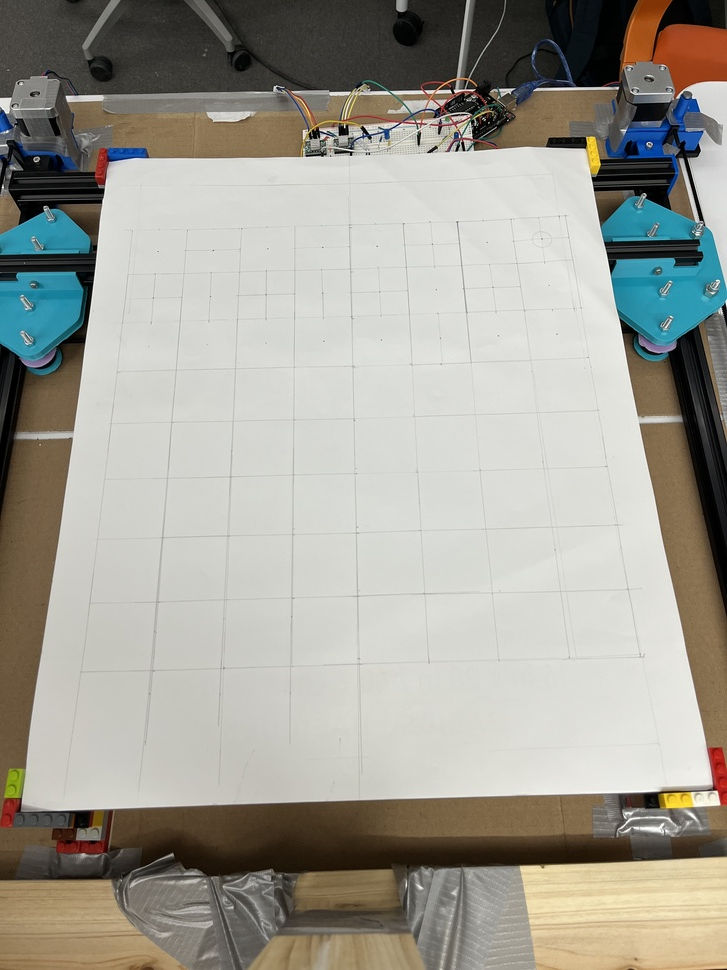
#> input picture badpaperboard.jpg, 727 x 970 px, shrunk from 3024 x 4032 before the run
$ python pixel_width_test.py
#> lines starting #> are read from the running program, lines starting #| are printed output that depends on the picture
import cv2
import numpy as np

def MouseEvent(event, x, y, flags, param):
    if event == cv2.EVENT_LBUTTONDOWN:
        print(x, y)

# Load image
image = cv2.imread('badpaperboard.jpg')
#> image is the input picture: shape (970, 727, 3); mean B, G, R 149.9, 159.1, 161

#Convert image to HSV values
grayimg = cv2.cvtColor(image, cv2.COLOR_BGR2GRAY)
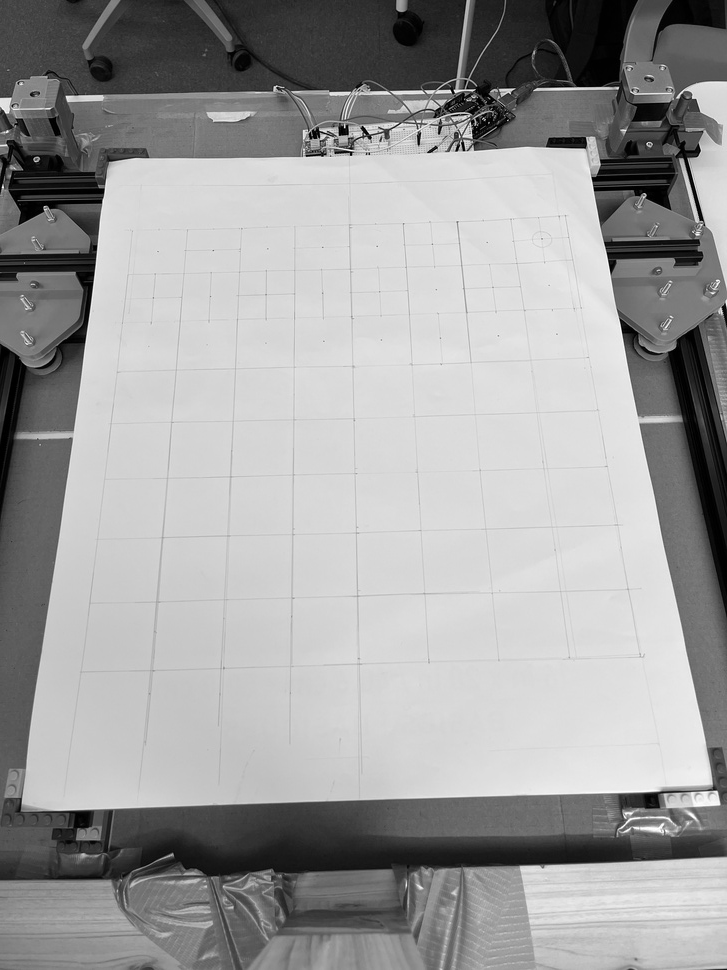
#> grayimg: shape (970, 727); min 0, max 255, mean 158.6

cv2.namedWindow('GRAY')
cv2.setMouseCallback('GRAY', MouseEvent)

while(1):
    cv2.imshow('GRAY', grayimg)
    if cv2.waitKey(10) & 0xFF == 27:
#> (key Esc is pressed here)
        break


cv2.waitKey(0)
cv2.destroyAllWindows()
